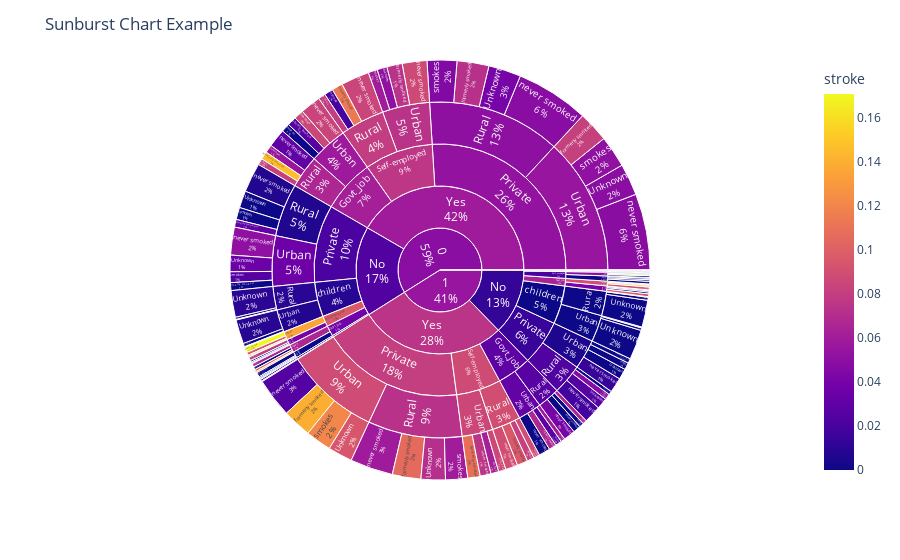

Notebook code for this chart:
### Code cell
# Create a Sunburst chart
fig = px.sunburst(
    df_new,
    path=['gender', 'ever_married', 'work_type','Residence_type', 'smoking_status' ],
    values='bmi',  # Numeric values to visualize
    color='stroke',  # Color the Sunburst segments based on 'bmi' values
)

# Update the layout and title
fig.update_layout(title='Sunburst Chart Example')
fig.update_traces(textinfo='label+percent entry')

# Show the Sunburst chart
fig.show()

### Figure 1 — Plotly figure (JSON) as saved in the notebook; plotly's stock layout.template omitted (floating-point values rounded to 4 significant figures; data arrays with more than 128 entries replaced by an {"elided": "..."} marker saying what was removed)
{"data": [{"branchvalues": "total", "customdata": {"elided": "176x1 float values"}, "domain": {"x": [0, 1], "y": [0, 1]}, "hovertemplate": "labels=%{label}<br>bmi=%{value}<br>parent=%{parent}<br>id=%{id}<br>stroke=%{color}<extra></extra>", "ids": {"elided": "176 str values"}, "labels": {"elided": "176 str values"}, "marker": {"coloraxis": "coloraxis", "colors": {"elided": "176 float values"}}, "name": "", "parents": {"elided": "176 str values"}, "textinfo": "label+percent entry", "type": "sunburst", "values": {"elided": "176 float values"}}], "layout": {"coloraxis": {"colorbar": {"title": {"text": "stroke"}}, "colorscale": [[0, "#0d0887"], [0.1111, "#46039f"], [0.2222, "#7201a8"], [0.3333, "#9c179e"], [0.4444, "#bd3786"], [0.5556, "#d8576b"], [0.6667, "#ed7953"], [0.7778, "#fb9f3a"], [0.8889, "#fdca26"], [1, "#f0f921"]]}, "legend": {"tracegroupgap": 0}, "margin": {"t": 60}, "title": {"text": "Sunburst Chart Example"}}}
